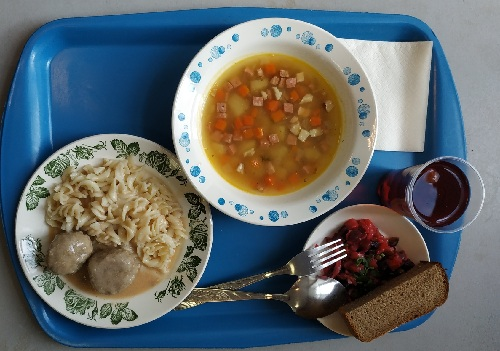
#> input picture Testing_2/photo7.jpg, 500 x 351 px, given as the content of the folder Training_2/segmented/0, which was not available
$ python lab2.py
#> lines starting #> are read from the running program, lines starting #| are printed output that depends on the picture; pictures that were not available may be replaced by others from this repository, and a replacement may not be noted
### lab2_train.py
from skimage import color, io
import os


import lab2_test

AMOUNT_OF_CLASS = 4
NAME_OF_PROJECT = os.getcwd().split("\\")[-1]


def create_dataset(sample_number, type_sample="Training_2/segmented"):
#> called with sample_number = 0, type_sample = 'Training_2/segmented'
    dataset = []
    if sample_number == -1:
        os.chdir(type_sample)
    else:
        os.chdir(type_sample + "/" + str(sample_number))
    img_list = os.listdir()
    for img in img_list:
        image = io.imread(img)
#> image is the input picture: shape (351, 500, 3); mean R, G, B 98.6, 105.1, 106
        img_hsv = color.rgb2hsv(image)
#> img_hsv: shape (351, 500, 3) float64; mean of channels 0, 1, 2 0.373, 0.469, 0.503
        dataset.append(img_hsv)
    if sample_number == -1:
        os.chdir(os.getcwd() + "/../../../" + NAME_OF_PROJECT)
    else:
        os.chdir(os.getcwd() + "/../../../../" + NAME_OF_PROJECT)
    return dataset


def calc_avg_color(dataset):
    avg_color = 0
    cntr_white_pixels = 0
    for n, img in enumerate(dataset):
        for i in range(dataset[0].shape[0]):
            for j in range(dataset[0].shape[1]):
                try:
                    # print("img[i][j][0] ", img[i][j][0])
                    # print("img[i][j][1] ", img[i][j][1])
                    d = img[i][j][0] + img[i][j][1]  # white pixel on not
                except:
                    d = 0
                if d < 0.05:
                    cntr_white_pixels += 1
                else:
                    avg_color += img[i][j]
#> this loop made 1 pass
#> after the loop, avg_color = [65443.9, 82242.5, 87872.7]; cntr_white_pixels = 711
    denominator = dataset[0].shape[0] * dataset[0].shape[1] * len(dataset) - cntr_white_pixels
#> denominator = 174789
    # print(denominator, avg_color)
    avg_color /= denominator
#> avg_color = [0.374, 0.471, 0.503]
    return avg_color


def get_train_avg_color_set(show_bit=0):
    train_dataset = []
    avg_color_set = []
    for i in range(AMOUNT_OF_CLASS):
        train_dataset.append(create_dataset(i))
        avg_color_set.append(calc_avg_color(train_dataset[i]))

    if not show_bit:
        return avg_color_set

    for i in range(AMOUNT_OF_CLASS):
        print(lab2_test.get_label_class(i))
        print(avg_color_set[i])
#> this loop made 4 passes
#| 0ой класс - Салат с капустой и огурцом
#| 1ый класс - Компот
#| 2ой класс - Гороховый суп
#| 3ий класс - Макароны с котлетами
    return avg_color_set


# [2 lines that do not run on import are left out]

### lab2_test.py
from skimage import color, io
import matplotlib.pyplot as plt

import lab2_train


# [34 lines left out: functions check_image, decision, not called in this run]


def get_label_class(class_number):
    dict_class_label = {
        0: '0ой класс - Салат с капустой и огурцом',
        1: '1ый класс - Компот',
        2: '2ой класс - Гороховый суп',
        3: '3ий класс - Макароны с котлетами'
    }
    return dict_class_label[class_number]

### lab2_segmentation.py
import os
import cv2
import numpy as np


def segmentation(type_sample="Training_2"):
    os.chdir(type_sample)
    img_list = os.listdir()
    for i, img in enumerate(img_list):
        if os.path.isdir(img):
            continue
        image = cv2.imread(img)
        circles = detect_circles(img)
        try:
            os.mkdir("segmented")
        except OSError:
            pass
        os.chdir("segmented")
        for j, c in enumerate(circles[0, :]):
            x_left = int(c[0]) - int(c[2]) - 1
            x_right = int(c[0]) + int(c[2]) + 1
            y_top = int(c[1]) - int(c[2]) - 1
            y_bottom = int(c[1]) + int(c[2]) + 1
            cropped = image[y_top:y_bottom, x_left:x_right]
            cv2.imwrite(str(i)+str(j) + ".jpg", cropped)
        os.chdir(os.getcwd() + "/..")
    os.chdir(os.getcwd() + "/..")


def detect_circles(image, show_bit=0):
#> called with image = 'Testing_2/photo7.jpg', show_bit = 1
    src = cv2.imread(image)
    gray = cv2.cvtColor(src, cv2.COLOR_BGR2GRAY)
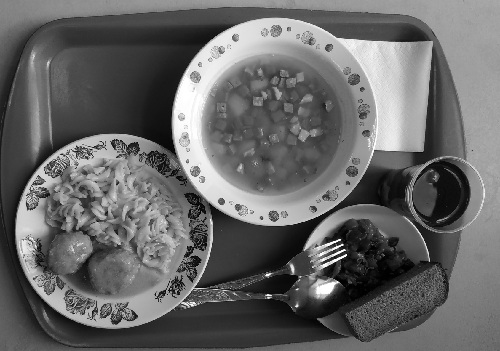
#> gray: shape (351, 500); min 0, max 255, mean 103.3
    gray = cv2.medianBlur(gray, 5)
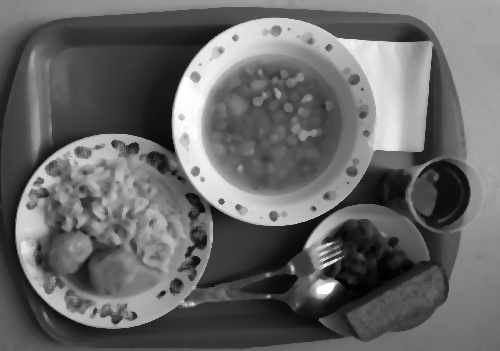
#> gray: shape (351, 500); min 1, max 255, mean 103.3

    circles = cv2.HoughCircles(gray, cv2.HOUGH_GRADIENT, 1,
                               param1=100, param2=50, minDist=150,
                               minRadius=25, maxRadius=120)
#> circles = [[113.5, 231.5, 98.4], [274.5, 120.5, 103.7], [435.5, 193.5, 34.3]]
    if not show_bit:
        return circles

    circles = np.uint16(np.around(circles))
#> circles = [[114, 232, 98], [274, 120, 104], [436, 194, 34]]
    for i in circles[0, :]:
        cv2.circle(src, (i[0], i[1]), i[2], (0, 255, 0), 2)
        cv2.circle(src, (i[0], i[1]), 2, (0, 0, 255), 3)
#> this loop made 3 passes
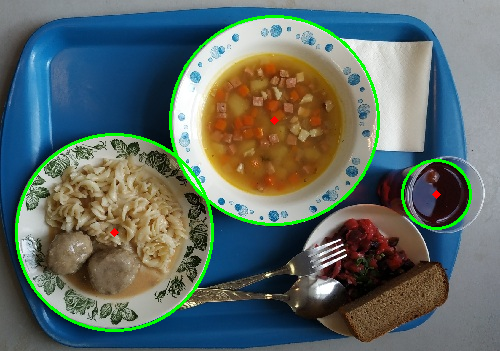
#> src: shape (351, 500, 3); mean B, G, R 102.6, 108.4, 95.9

    cv2.imshow('circles', src)
    k = cv2.waitKey(0)
#> (key Esc is pressed here)
    if k == 27:
        cv2.destroyAllWindows()
    return circles

### lab2.py
from skimage import color, io
import os

import lab2_train, lab2_test, lab2_segmentation

NAME_OF_PROJECT = os.getcwd().split("\\")[-1]


if __name__ == '__main__':
    avg_color_set = lab2_train.get_train_avg_color_set(show_bit=1)

    lab2_segmentation.detect_circles('Testing_2/photo7.jpg', show_bit=1)
    lab2_segmentation.segmentation(type_sample="Testing_2")
#> in segmentation, `circles = detect_circles(img)`: circles = [[113.5, 231.5, 98.4], [274.5, 120.5, 103.7], [435.5, 193.5, 34.3]]
#> the loop in segmentation, `for j, c in enumerate(circles[0, :]):` made 3 passes
#> (c, x_left, x_right, y_top, y_bottom) on passes 1 to 3: ([113.5, 231.5, 98.4], 14, 212, 132, 330), ([274.5, 120.5, 103.7], 170, 378, 16, 224), ([435.5, 193.5, 34.3], 400, 470, 158, 228)
#> pass 1, in segmentation, `cropped = image[y_top:y_bottom, x_left:x_right]`:
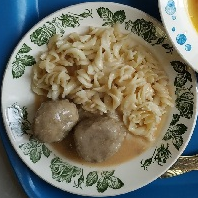
#> cropped: shape (198, 198, 3); mean B, G, R 100.8, 115.7, 116.1
#> pass 2, in segmentation, `cropped = image[y_top:y_bottom, x_left:x_right]`:
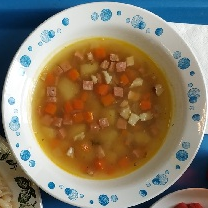
#> cropped: shape (208, 208, 3); mean B, G, R 104.4, 126.8, 140.6
#> pass 3, in segmentation, `cropped = image[y_top:y_bottom, x_left:x_right]`:
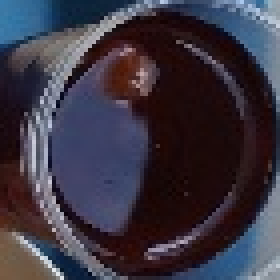
#> cropped: shape (70, 70, 3) (shown 4 times larger); mean B, G, R 66.3, 53.6, 59.3

    print("\n")
    os.chdir("Testing_2/segmented")
    img_list = os.listdir()
    for img in img_list:
        image = io.imread(img)
        img_hsv = color.rgb2hsv(image)
        lab2_test.check_image(img_hsv, avg_color_set)
        print()

    os.chdir(os.getcwd() + "/../../../" + NAME_OF_PROJECT)
